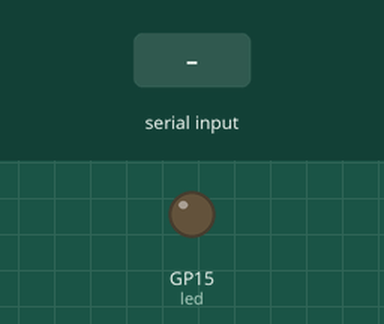
Bench run of a program on a simulated Raspberry Pi Pico running MicroPython. Shown: output pins drawn as LEDs (lit = HIGH). The inputs (shaded band) are chosen by the test bench.

Above: at 1.2 s.
1.3 s: "ON\n" received over the second serial link
At 2.0 s:
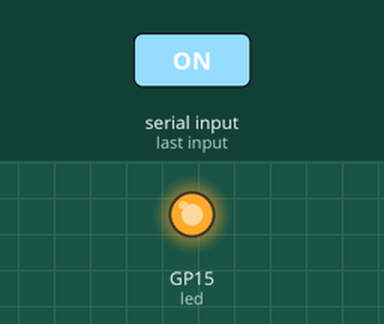
2.8 s: "OFF\n" received over the second serial link
At 3.2 s:
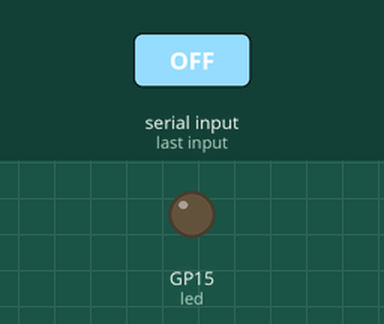
Timing chart, 0 to 5.8 s (numbered marks = the images above; inputs shaded):
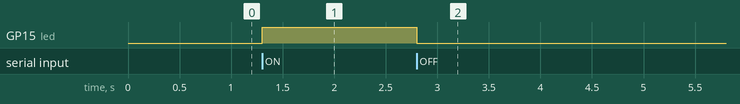

Measured:
- after the input at 1.3 s, GP15 (led): LOW → HIGH at once
- after the input at 2.8 s, GP15 (led): HIGH → LOW at once

The program:

001_bluetooth.py
```python
from machine import UART, Pin
from time import sleep

uart = UART(0, baudrate=9600, tx=Pin(0), rx=Pin(1))
led = Pin(15, Pin.OUT)

while True:
    if uart.any():
        msg = uart.read().decode().strip()

        if msg == "ON":
            led.value(1)
            uart.write("LED ON\n")

        elif msg == "OFF":
            led.value(0)
            uart.write("LED OFF\n")

    sleep(0.1)
```
